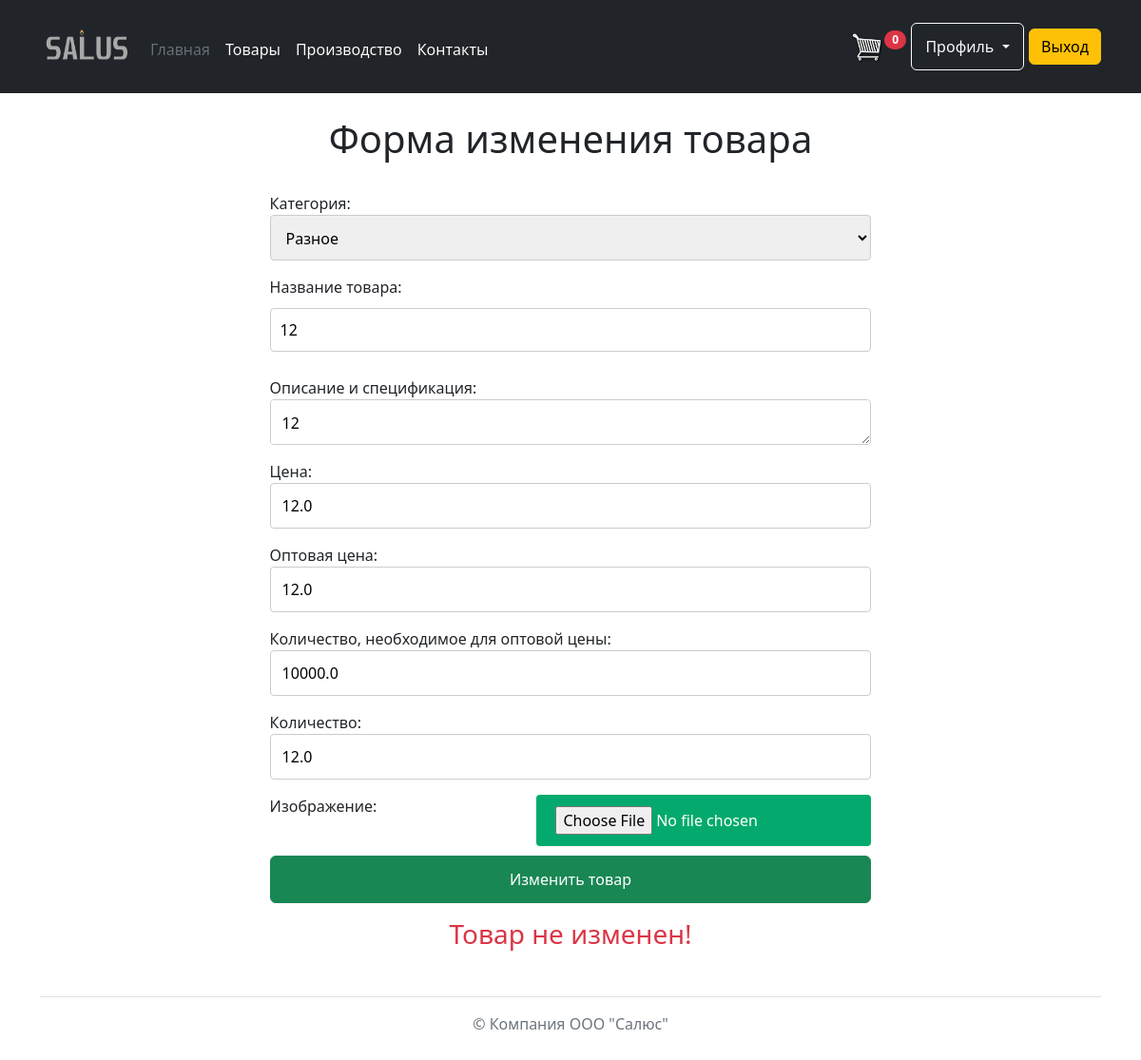
The page /product/2/update (signed in) on the database its author committed.
### shop/models.py (models this page shows, shortened)
class Product(models.Model):
    category = models.ForeignKey(Category, related_name='products', on_delete=CASCADE, verbose_name='Категория')
    name = models.CharField(max_length=50, db_index=True, verbose_name='Название товара')
    description = models.TextField(max_length=1000, blank=True, verbose_name='Описание и спецификация')
    price = models.FloatField(validators=[MinValueValidator(Decimal('0.001'))], verbose_name='Цена')
    opt_price = models.FloatField(validators=[MinValueValidator(Decimal('0.01'))], verbose_name='Оптовая цена',  blank=True, null=True)
    opt_price_if = models.FloatField(validators=[MinValueValidator(Decimal('0'))], default=10000, verbose_name='Количество, необходимое для оптовой цены', blank=True, null=True)
    amount = models.FloatField(verbose_name='Количество')
    image = models.ImageField(upload_to='product/%Y/%m/%d', blank=True, null=True, verbose_name='Изображение')
    created = models.DateTimeField(auto_now_add=True)
    uploaded = models.DateTimeField(auto_now=True)
    class Meta:
        ordering = ('name',)
        verbose_name = 'Товар'
        verbose_name_plural = 'Товары'

class Category(models.Model):
    name = models.CharField(max_length=100, db_index=True, unique=True)
    slug = models.SlugField(max_length=100, unique=True)
    class Meta:
        ordering = ('name', )
        verbose_name = 'Категория'
        verbose_name_plural = 'Категории'
    def __str__(self):
        return self.name

### shop/views.py (the view)
# urls.py: path('<int:pk>/update', views.ProductUpdateView.as_view(), name='product_update'),
class ProductUpdateView(UpdateView):
    model = Product
    template_name = 'product/product_update.html'
    form_class = ProductForm

### shop/forms.py
class ProductForm(ModelForm):
    class Meta:
        model = Product
        fields = '__all__'

### cart/cart.py (called while the page is built)
    def __len__(self):
        return sum(item['quantity'] for item in self.cart.values())

### cart/context_processors.py (called while the page is built)
def cart(request):
    return {'cart': Cart(request)}

### templates/product/product_update.html (shortened to what this page needs)
{%extends 'index.html'%}
{% load static %}
{% block container %}
<div class="center" style="
                display:inline-block;
display: flex;
  flex-direction: column;
  justify-content: center;
  align-items: center;
  min-height: 50vh;
                ">
    {% if user.role == 1 %}
    <br><h1>Форма изменения товара</h1><br>
    <form method="POST" enctype='multipart/form-data'>
        {{ form.as_p }}<br>
    <button class="btn btn-success" type="submit">Изменить товар</button>
    </form>
    {% if img_obj %}
        <h3 class="text-success">Товар {{img_obj.name}}, успешно изменен!</h3>
    <img WIDTH="300PX" height="300px"  src="{% if img_obj.image %}{{ img_obj.image.url }}{% else %}
{% static "img/no-image.png" %}{% endif %}
">{% else %} <h3 class="text-danger">Товар не изменен!</h3>
{% endif %}
    {% else %}
    <h1 class="text-bg-danger">У вас нет прав для выполнения данной функции!</h1>
{% endif %}
</div>
{% endblock container %}

### templates/product/product_update.html (style rules this page uses)
input[type=text ], select, textarea, number { width: 100%; padding: 12px; border: 1px solid #ccc; border-radius: 4px; resize: vertical; }
input[type=number ], select, textarea, number { width: 100%; padding: 12px; border: 1px solid #ccc; border-radius: 4px; resize: vertical; height: 3rem; }
input[type=file] { background-color: #04AA6D; color: white; padding: 12px 20px; border: none; border-radius: 4px; cursor: pointer; float: right; }
input[type=text] { padding:10px; margin:10px 0; // add top and bottom margin }
.center { display: flex; flex-direction: column; justify-content: center; align-items: center; min-height: 100vh; }
button { height: 50px; width: 100%; font-size: 22px; }

### rows shown on the page
Product: category "Разное", description "12", price "12.0", opt_price "12.0", opt_price_if "10000.0", amount "12.0"
Category: name "12"
